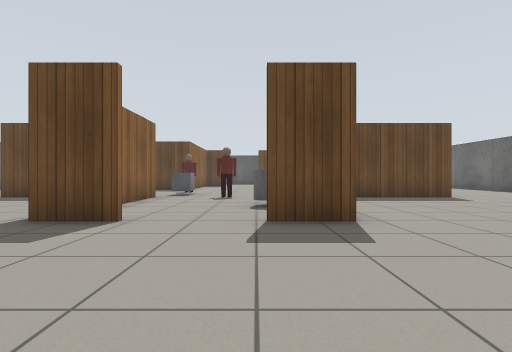
View 1 (above)

19 first-person views from a walk through a world built for the Gazebo simulator. The camera is 0.72 m above the floor, looks level and sees 85° across. The floor is counted in squares, 1 m on a side. Each view is taken from the middle of a square. On the plan, view 1 faces up. The plan holds only what a view shows up to about 10 squares ahead; the rest is blank. Simple patterns stand in for the simulator's built-in surfaces. Some stock models are drawn as simple stand-ins.

View 2
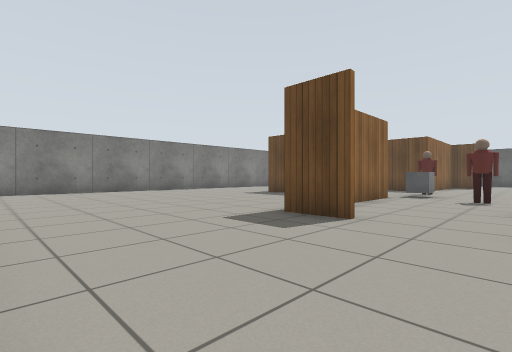

View 3
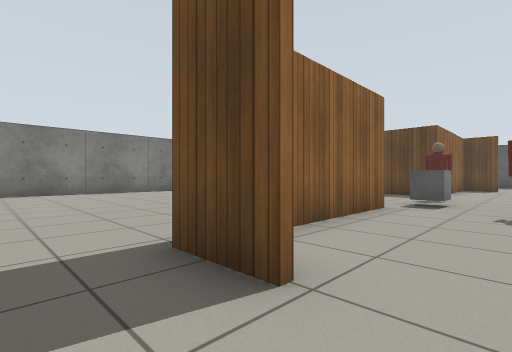

View 4
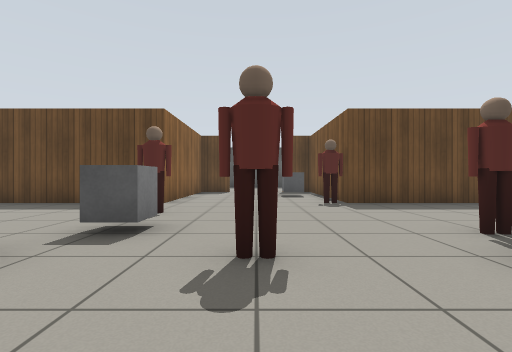

View 5
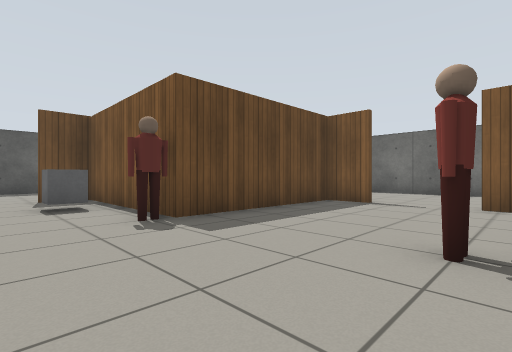

View 6
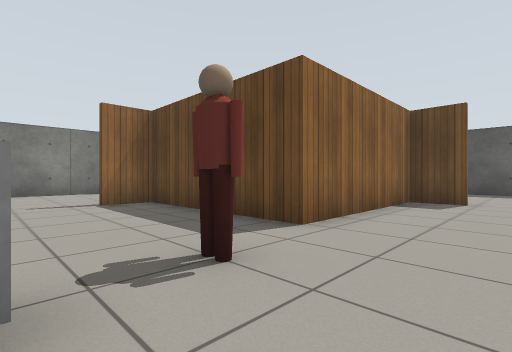

View 7
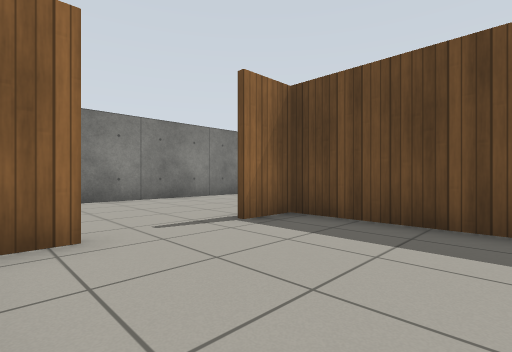

View 8
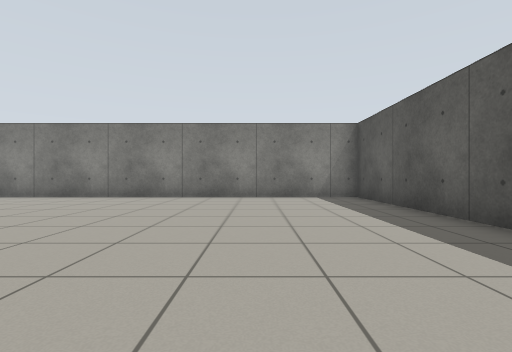

View 9
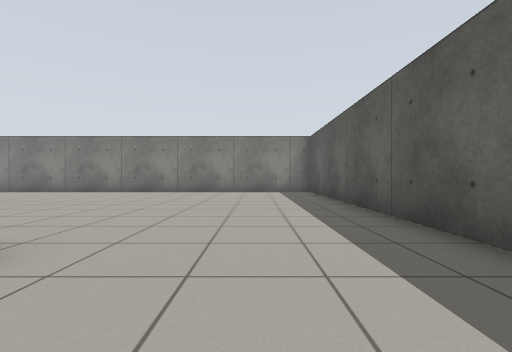

View 10
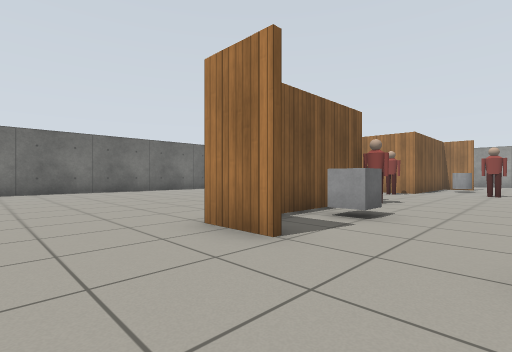

View 11
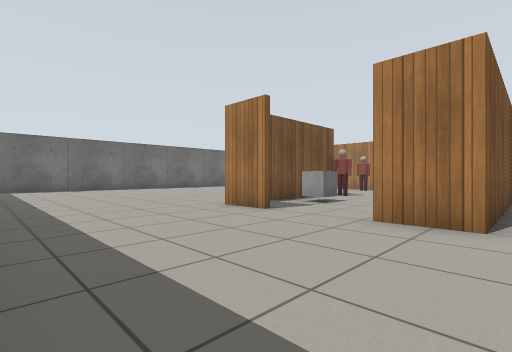

View 12
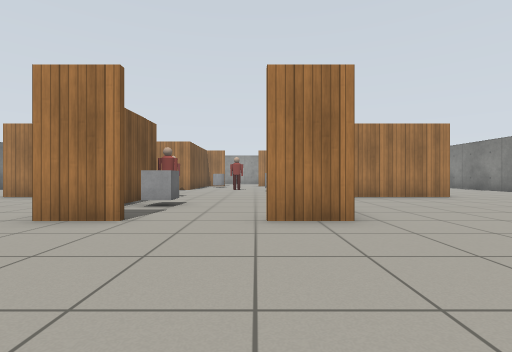

View 13
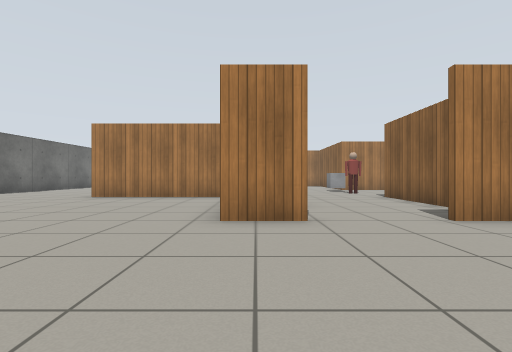

View 14
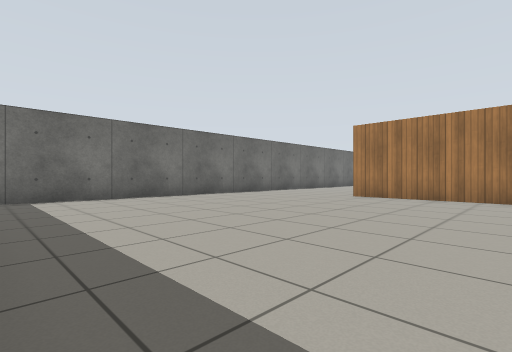

View 15
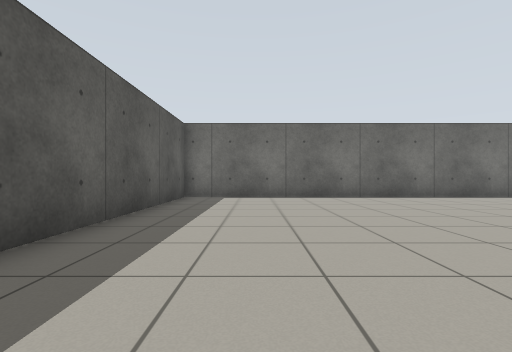

View 16
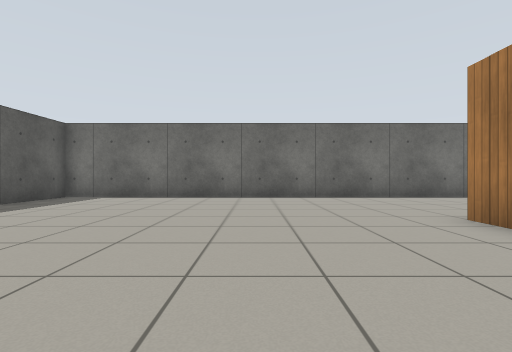

View 17
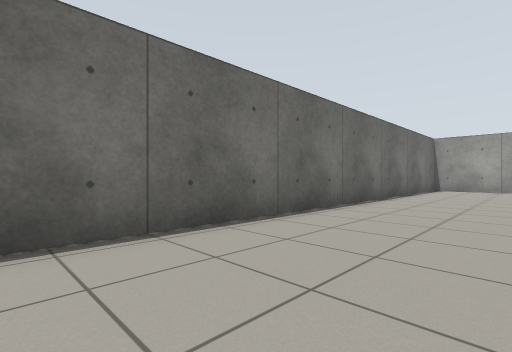

View 18
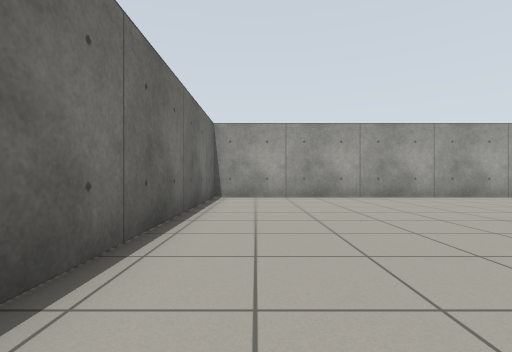

View 19
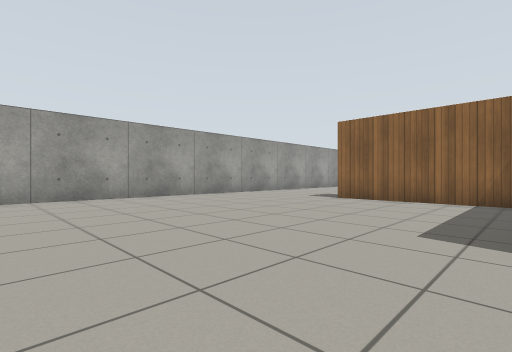

### Floor plan
Points are (right, up) in squares from view 1. A wall is a line through its corners. A room is listed if a view was taken in it or the views show most of it. See-through windows are left out.
Room 1 (views 1, 2, 3, 4, 5, 6, 7, 8, 9, 10, 11, 12, 13, 14, 15, 16, 17, 18, 19)
walls: (-3.4, 9.6) (-3.4, 6.1); (-3.6, 14.5) (-3.6, 19.5) (-2.1, 19.5); (2.1, 14.5) (6.6, 14.5); (1.4, 15.4) (1.4, 19.4) (0.1, 19.4); (1.6, 8.6) (1.6, 4.4) (0.1, 4.4); (-7.6, 9.4) (-8.6, 9.4); (-8.4, 10.9) (-8.4, 10.1); (-2.1, 19.4) (-3.4, 19.4) (-3.4, 14.4) (-8.4, 14.4) (-8.4, 13.1); (6.4, 13.1) (6.4, 14.4) (1.4, 14.4); (0.1, 19.5) (1.6, 19.5); (6.4, 10.2) (6.4, 10.9); (-2.1, 4.4) (-3.6, 4.4); (-8.6, 14.5) (-5.3, 14.5); (6.6, 9.4) (3.4, 9.4); (1.4, -0.4) (11.4, -0.4) (11.4, 24.4) (4.6, 24.4); (-3.6, 24.4) (-13.4, 24.4) (-13.4, 11.7); (-13.4, 4.7) (-13.4, 3.5)
objects: grey box (-3, 11); person (-3, 12); person (-1, 9); grey cylinder (0, 7) to (1, 7); grey box (0, 17) to (1, 17); person (1, 14) to (1, 15); person (2, 10)

Where each view was taken, in squares from view 1:
view 1: 0 up, 0 right, facing up
view 2: 0 up, 0 right, facing up-left
view 3: 3 up, 1 left, facing up-left
view 4: 7 up, 1 left, facing up
view 5: 10 up, 1 left, facing up-right
view 6: 11 up, 1 left, facing up-left
view 7: 10 up, 5 left, facing up-left
view 8: 21 up, 4 left, facing left
view 9: 22 up, 1 left, facing left
view 10: 22 up, 2 left, facing down-right
view 11: 24 up, 4 left, facing down-right
view 12: 24 up, 2 left, facing down
view 13: 24 up, 1 right, facing down
view 14: 24 up, 2 right, facing down-right
view 15: 22 up, 2 right, facing right
view 16: 18 up, 2 right, facing right
view 17: 15 up, 8 right, facing down-right
view 18: 9 up, 10 right, facing down
view 19: 9 up, 10 right, facing down-left
